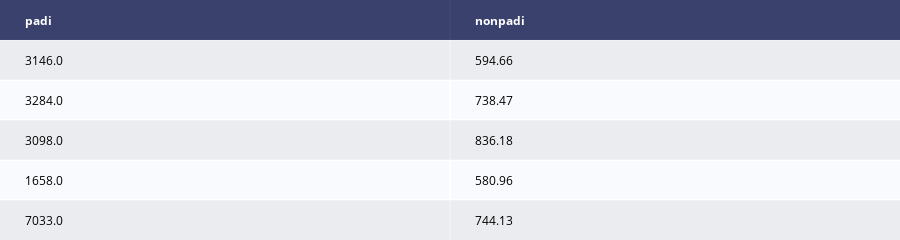

Source (notebook cell):
### Code cell
# importing the dataset
data = pd.read_csv('../K-Means/grafik/datatani.csv')

dat = ff.create_table(data.head())

py.iplot(dat)

### Figure 1 — Plotly figure (JSON) as saved in the notebook; plotly's stock layout.template omitted (floating-point values rounded to 4 significant figures)
{"data": [{"colorscale": [[0, "#00083e"], [0.5, "#ededee"], [1, "#ffffff"]], "hoverinfo": "none", "opacity": 0.75, "showscale": false, "type": "heatmap", "z": [[0, 0], [0.5, 0.5], [1, 1], [0.5, 0.5], [1, 1], [0.5, 0.5]]}], "layout": {"annotations": [{"align": "left", "font": {"color": "#ffffff"}, "showarrow": false, "text": "<b>padi</b>", "x": -0.45, "xanchor": "left", "xref": "x", "y": 0, "yref": "y"}, {"align": "left", "font": {"color": "#ffffff"}, "showarrow": false, "text": "<b>nonpadi</b>", "x": 0.55, "xanchor": "left", "xref": "x", "y": 0, "yref": "y"}, {"align": "left", "font": {"color": "#000000"}, "showarrow": false, "text": "3146.0", "x": -0.45, "xanchor": "left", "xref": "x", "y": 1, "yref": "y"}, {"align": "left", "font": {"color": "#000000"}, "showarrow": false, "text": "594.66", "x": 0.55, "xanchor": "left", "xref": "x", "y": 1, "yref": "y"}, {"align": "left", "font": {"color": "#000000"}, "showarrow": false, "text": "3284.0", "x": -0.45, "xanchor": "left", "xref": "x", "y": 2, "yref": "y"}, {"align": "left", "font": {"color": "#000000"}, "showarrow": false, "text": "738.47", "x": 0.55, "xanchor": "left", "xref": "x", "y": 2, "yref": "y"}, {"align": "left", "font": {"color": "#000000"}, "showarrow": false, "text": "3098.0", "x": -0.45, "xanchor": "left", "xref": "x", "y": 3, "yref": "y"}, {"align": "left", "font": {"color": "#000000"}, "showarrow": false, "text": "836.18", "x": 0.55, "xanchor": "left", "xref": "x", "y": 3, "yref": "y"}, {"align": "left", "font": {"color": "#000000"}, "showarrow": false, "text": "1658.0", "x": -0.45, "xanchor": "left", "xref": "x", "y": 4, "yref": "y"}, {"align": "left", "font": {"color": "#000000"}, "showarrow": false, "text": "580.96", "x": 0.55, "xanchor": "left", "xref": "x", "y": 4, "yref": "y"}, {"align": "left", "font": {"color": "#000000"}, "showarrow": false, "text": "7033.0", "x": -0.45, "xanchor": "left", "xref": "x", "y": 5, "yref": "y"}, {"align": "left", "font": {"color": "#000000"}, "showarrow": false, "text": "744.13", "x": 0.55, "xanchor": "left", "xref": "x", "y": 5, "yref": "y"}], "height": 230, "margin": {"b": 0, "l": 0, "r": 0, "t": 0}, "xaxis": {"dtick": 1, "gridwidth": 2, "showticklabels": false, "tick0": -0.5, "ticks": "", "zeroline": false}, "yaxis": {"autorange": "reversed", "dtick": 1, "gridwidth": 2, "showticklabels": false, "tick0": 0.5, "ticks": "", "zeroline": false}}}
